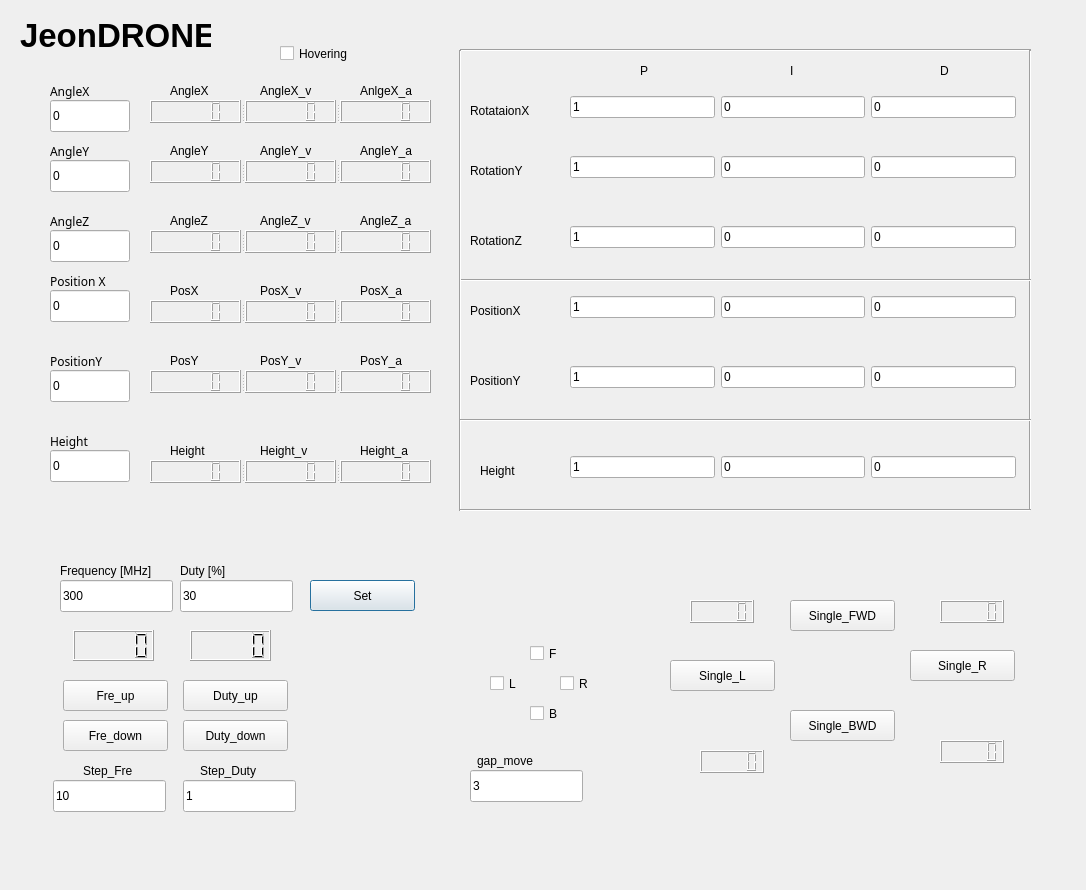
<?xml version="1.0" encoding="UTF-8"?>
<ui version="4.0">
 <class>Dialog</class>
 <widget class="QDialog" name="Dialog">
  <property name="geometry">
   <rect>
    <x>0</x>
    <y>0</y>
    <width>1086</width>
    <height>890</height>
   </rect>
  </property>
  <property name="font">
   <font>
    <weight>50</weight>
    <bold>false</bold>
   </font>
  </property>
  <property name="windowTitle">
   <string>Dialog</string>
  </property>
  <widget class="QPushButton" name="Set_button">
   <property name="geometry">
    <rect>
     <x>310</x>
     <y>580</y>
     <width>105</width>
     <height>31</height>
    </rect>
   </property>
   <property name="text">
    <string>Set</string>
   </property>
  </widget>
  <widget class="QPushButton" name="Duty_high">
   <property name="geometry">
    <rect>
     <x>183</x>
     <y>680</y>
     <width>105</width>
     <height>31</height>
    </rect>
   </property>
   <property name="text">
    <string>Duty_up</string>
   </property>
  </widget>
  <widget class="QPushButton" name="Fre_high">
   <property name="geometry">
    <rect>
     <x>63</x>
     <y>680</y>
     <width>105</width>
     <height>31</height>
    </rect>
   </property>
   <property name="text">
    <string>Fre_up</string>
   </property>
  </widget>
  <widget class="QPushButton" name="Fre_low">
   <property name="geometry">
    <rect>
     <x>63</x>
     <y>720</y>
     <width>105</width>
     <height>31</height>
    </rect>
   </property>
   <property name="text">
    <string>Fre_down</string>
   </property>
  </widget>
  <widget class="QPushButton" name="Duty_low">
   <property name="geometry">
    <rect>
     <x>183</x>
     <y>720</y>
     <width>105</width>
     <height>31</height>
    </rect>
   </property>
   <property name="text">
    <string>Duty_down</string>
   </property>
  </widget>
  <widget class="QLineEdit" name="Frequency_text">
   <property name="geometry">
    <rect>
     <x>60</x>
     <y>580</y>
     <width>113</width>
     <height>32</height>
    </rect>
   </property>
   <property name="text">
    <string>300</string>
   </property>
  </widget>
  <widget class="QLineEdit" name="Duty_text">
   <property name="geometry">
    <rect>
     <x>180</x>
     <y>580</y>
     <width>113</width>
     <height>32</height>
    </rect>
   </property>
   <property name="text">
    <string>30</string>
   </property>
  </widget>
  <widget class="QLabel" name="Fre_label">
   <property name="geometry">
    <rect>
     <x>60</x>
     <y>560</y>
     <width>131</width>
     <height>22</height>
    </rect>
   </property>
   <property name="text">
    <string>Frequency [MHz]</string>
   </property>
  </widget>
  <widget class="QLabel" name="Duty_label">
   <property name="geometry">
    <rect>
     <x>180</x>
     <y>560</y>
     <width>68</width>
     <height>22</height>
    </rect>
   </property>
   <property name="text">
    <string>Duty [%]</string>
   </property>
  </widget>
  <widget class="QSplitter" name="AngleY_split">
   <property name="geometry">
    <rect>
     <x>150</x>
     <y>160</y>
     <width>281</width>
     <height>23</height>
    </rect>
   </property>
   <property name="orientation">
    <enum>Qt::Horizontal</enum>
   </property>
   <widget class="QLCDNumber" name="AngleY_LCD"/>
   <widget class="QLCDNumber" name="AngleY_v_LCD"/>
   <widget class="QLCDNumber" name="AngleY_a_LCD"/>
  </widget>
  <widget class="QSplitter" name="AngleZ_split">
   <property name="geometry">
    <rect>
     <x>150</x>
     <y>230</y>
     <width>281</width>
     <height>23</height>
    </rect>
   </property>
   <property name="orientation">
    <enum>Qt::Horizontal</enum>
   </property>
   <widget class="QLCDNumber" name="AngleZ_LCD"/>
   <widget class="QLCDNumber" name="AngleZ_v_LCD"/>
   <widget class="QLCDNumber" name="AngleZ_a_LCD"/>
  </widget>
  <widget class="QPushButton" name="Single_R">
   <property name="geometry">
    <rect>
     <x>910</x>
     <y>650</y>
     <width>105</width>
     <height>31</height>
    </rect>
   </property>
   <property name="text">
    <string>Single_R</string>
   </property>
  </widget>
  <widget class="QPushButton" name="Single_L">
   <property name="geometry">
    <rect>
     <x>670</x>
     <y>660</y>
     <width>105</width>
     <height>31</height>
    </rect>
   </property>
   <property name="text">
    <string>Single_L</string>
   </property>
  </widget>
  <widget class="QPushButton" name="Single_BWD">
   <property name="geometry">
    <rect>
     <x>790</x>
     <y>710</y>
     <width>105</width>
     <height>31</height>
    </rect>
   </property>
   <property name="text">
    <string>Single_BWD</string>
   </property>
  </widget>
  <widget class="QPushButton" name="Single_FWD">
   <property name="geometry">
    <rect>
     <x>790</x>
     <y>600</y>
     <width>105</width>
     <height>31</height>
    </rect>
   </property>
   <property name="text">
    <string>Single_FWD</string>
   </property>
  </widget>
  <widget class="QWidget" name="layoutWidget">
   <property name="geometry">
    <rect>
     <x>570</x>
     <y>90</y>
     <width>446</width>
     <height>34</height>
    </rect>
   </property>
   <layout class="QHBoxLayout" name="RotationX_layout">
    <item>
     <widget class="QLineEdit" name="GLXP">
      <property name="text">
       <string>1</string>
      </property>
     </widget>
    </item>
    <item>
     <widget class="QLineEdit" name="GLXI">
      <property name="text">
       <string>0</string>
      </property>
     </widget>
    </item>
    <item>
     <widget class="QLineEdit" name="GLXD">
      <property name="text">
       <string>0</string>
      </property>
     </widget>
    </item>
   </layout>
  </widget>
  <widget class="QWidget" name="layoutWidget_2">
   <property name="geometry">
    <rect>
     <x>570</x>
     <y>150</y>
     <width>446</width>
     <height>34</height>
    </rect>
   </property>
   <layout class="QHBoxLayout" name="RotationY_layout">
    <item>
     <widget class="QLineEdit" name="GLYP">
      <property name="text">
       <string>1</string>
      </property>
     </widget>
    </item>
    <item>
     <widget class="QLineEdit" name="GLYI">
      <property name="text">
       <string>0</string>
      </property>
     </widget>
    </item>
    <item>
     <widget class="QLineEdit" name="GLYD">
      <property name="text">
       <string>0</string>
      </property>
     </widget>
    </item>
   </layout>
  </widget>
  <widget class="QLabel" name="P_label">
   <property name="geometry">
    <rect>
     <x>640</x>
     <y>60</y>
     <width>31</width>
     <height>22</height>
    </rect>
   </property>
   <property name="text">
    <string>P</string>
   </property>
  </widget>
  <widget class="QLabel" name="I_label">
   <property name="geometry">
    <rect>
     <x>790</x>
     <y>60</y>
     <width>31</width>
     <height>22</height>
    </rect>
   </property>
   <property name="text">
    <string>I</string>
   </property>
  </widget>
  <widget class="QLabel" name="D_label">
   <property name="geometry">
    <rect>
     <x>940</x>
     <y>60</y>
     <width>31</width>
     <height>22</height>
    </rect>
   </property>
   <property name="text">
    <string>D</string>
   </property>
  </widget>
  <widget class="Line" name="line">
   <property name="geometry">
    <rect>
     <x>460</x>
     <y>40</y>
     <width>571</width>
     <height>20</height>
    </rect>
   </property>
   <property name="orientation">
    <enum>Qt::Horizontal</enum>
   </property>
  </widget>
  <widget class="Line" name="line_2">
   <property name="geometry">
    <rect>
     <x>1020</x>
     <y>50</y>
     <width>20</width>
     <height>461</height>
    </rect>
   </property>
   <property name="orientation">
    <enum>Qt::Vertical</enum>
   </property>
  </widget>
  <widget class="QLabel" name="Gain_RotationX_label">
   <property name="geometry">
    <rect>
     <x>470</x>
     <y>100</y>
     <width>80</width>
     <height>22</height>
    </rect>
   </property>
   <property name="text">
    <string>RotataionX</string>
   </property>
  </widget>
  <widget class="QLabel" name="Gain_RotationY_label">
   <property name="geometry">
    <rect>
     <x>470</x>
     <y>160</y>
     <width>80</width>
     <height>22</height>
    </rect>
   </property>
   <property name="text">
    <string>RotationY</string>
   </property>
  </widget>
  <widget class="QLabel" name="Gain_RotationZ_label">
   <property name="geometry">
    <rect>
     <x>470</x>
     <y>230</y>
     <width>80</width>
     <height>22</height>
    </rect>
   </property>
   <property name="text">
    <string>RotationZ</string>
   </property>
  </widget>
  <widget class="Line" name="line_3">
   <property name="geometry">
    <rect>
     <x>460</x>
     <y>270</y>
     <width>571</width>
     <height>20</height>
    </rect>
   </property>
   <property name="orientation">
    <enum>Qt::Horizontal</enum>
   </property>
  </widget>
  <widget class="Line" name="line_4">
   <property name="geometry">
    <rect>
     <x>450</x>
     <y>50</y>
     <width>20</width>
     <height>461</height>
    </rect>
   </property>
   <property name="orientation">
    <enum>Qt::Vertical</enum>
   </property>
  </widget>
  <widget class="QLCDNumber" name="Duty_FL_LCD">
   <property name="geometry">
    <rect>
     <x>690</x>
     <y>600</y>
     <width>64</width>
     <height>23</height>
    </rect>
   </property>
  </widget>
  <widget class="QLCDNumber" name="Duty_FR_LCD">
   <property name="geometry">
    <rect>
     <x>940</x>
     <y>600</y>
     <width>64</width>
     <height>23</height>
    </rect>
   </property>
  </widget>
  <widget class="QLCDNumber" name="Duty_BL_LCD">
   <property name="geometry">
    <rect>
     <x>700</x>
     <y>750</y>
     <width>64</width>
     <height>23</height>
    </rect>
   </property>
  </widget>
  <widget class="QLCDNumber" name="Duty_BR_LCD">
   <property name="geometry">
    <rect>
     <x>940</x>
     <y>740</y>
     <width>64</width>
     <height>23</height>
    </rect>
   </property>
  </widget>
  <widget class="QLabel" name="Title">
   <property name="geometry">
    <rect>
     <x>20</x>
     <y>10</y>
     <width>191</width>
     <height>51</height>
    </rect>
   </property>
   <property name="font">
    <font>
     <pointsize>25</pointsize>
     <weight>75</weight>
     <bold>true</bold>
    </font>
   </property>
   <property name="text">
    <string>JeonDRONE</string>
   </property>
  </widget>
  <widget class="QLineEdit" name="Fre_Step_text">
   <property name="geometry">
    <rect>
     <x>53</x>
     <y>780</y>
     <width>113</width>
     <height>32</height>
    </rect>
   </property>
   <property name="text">
    <string>10</string>
   </property>
  </widget>
  <widget class="QLineEdit" name="Duty_Step_text">
   <property name="geometry">
    <rect>
     <x>183</x>
     <y>780</y>
     <width>113</width>
     <height>32</height>
    </rect>
   </property>
   <property name="text">
    <string>1</string>
   </property>
  </widget>
  <widget class="QLineEdit" name="Move_Step_text">
   <property name="geometry">
    <rect>
     <x>470</x>
     <y>770</y>
     <width>113</width>
     <height>32</height>
    </rect>
   </property>
   <property name="text">
    <string>3</string>
   </property>
  </widget>
  <widget class="QLabel" name="Step_Fre">
   <property name="geometry">
    <rect>
     <x>83</x>
     <y>760</y>
     <width>68</width>
     <height>22</height>
    </rect>
   </property>
   <property name="text">
    <string>Step_Fre</string>
   </property>
  </widget>
  <widget class="QLabel" name="Step_Duty">
   <property name="geometry">
    <rect>
     <x>200</x>
     <y>760</y>
     <width>81</width>
     <height>22</height>
    </rect>
   </property>
   <property name="text">
    <string>Step_Duty</string>
   </property>
  </widget>
  <widget class="QLabel" name="Gap_Move">
   <property name="geometry">
    <rect>
     <x>477</x>
     <y>750</y>
     <width>91</width>
     <height>22</height>
    </rect>
   </property>
   <property name="text">
    <string>gap_move</string>
   </property>
  </widget>
  <widget class="QLabel" name="AngleY_label">
   <property name="geometry">
    <rect>
     <x>170</x>
     <y>140</y>
     <width>51</width>
     <height>22</height>
    </rect>
   </property>
   <property name="text">
    <string>AngleY</string>
   </property>
  </widget>
  <widget class="QLabel" name="AngleX_label">
   <property name="geometry">
    <rect>
     <x>170</x>
     <y>80</y>
     <width>81</width>
     <height>22</height>
    </rect>
   </property>
   <property name="text">
    <string>AngleX</string>
   </property>
  </widget>
  <widget class="QLabel" name="AngleZ_label">
   <property name="geometry">
    <rect>
     <x>170</x>
     <y>210</y>
     <width>61</width>
     <height>22</height>
    </rect>
   </property>
   <property name="text">
    <string>AngleZ</string>
   </property>
  </widget>
  <widget class="QLabel" name="AngleX_v_label">
   <property name="geometry">
    <rect>
     <x>260</x>
     <y>80</y>
     <width>81</width>
     <height>22</height>
    </rect>
   </property>
   <property name="text">
    <string>AngleX_v</string>
   </property>
  </widget>
  <widget class="QLabel" name="AngleX_a_label">
   <property name="geometry">
    <rect>
     <x>360</x>
     <y>80</y>
     <width>81</width>
     <height>22</height>
    </rect>
   </property>
   <property name="text">
    <string>AnlgeX_a</string>
   </property>
  </widget>
  <widget class="QLabel" name="AngleY_v_label">
   <property name="geometry">
    <rect>
     <x>260</x>
     <y>140</y>
     <width>71</width>
     <height>22</height>
    </rect>
   </property>
   <property name="text">
    <string>AngleY_v</string>
   </property>
  </widget>
  <widget class="QLabel" name="AngleY_a_label">
   <property name="geometry">
    <rect>
     <x>360</x>
     <y>140</y>
     <width>71</width>
     <height>22</height>
    </rect>
   </property>
   <property name="text">
    <string>AngleY_a</string>
   </property>
  </widget>
  <widget class="QLabel" name="AngleZ_v_label">
   <property name="geometry">
    <rect>
     <x>260</x>
     <y>210</y>
     <width>81</width>
     <height>22</height>
    </rect>
   </property>
   <property name="text">
    <string>AngleZ_v</string>
   </property>
  </widget>
  <widget class="QLabel" name="AngleZ_a_label">
   <property name="geometry">
    <rect>
     <x>360</x>
     <y>210</y>
     <width>71</width>
     <height>22</height>
    </rect>
   </property>
   <property name="text">
    <string>AngleZ_a</string>
   </property>
  </widget>
  <widget class="QSplitter" name="AngleX_split">
   <property name="geometry">
    <rect>
     <x>150</x>
     <y>100</y>
     <width>281</width>
     <height>23</height>
    </rect>
   </property>
   <property name="orientation">
    <enum>Qt::Horizontal</enum>
   </property>
   <widget class="QLCDNumber" name="AngleX_LCD"/>
   <widget class="QLCDNumber" name="AngleX_v_LCD"/>
   <widget class="QLCDNumber" name="AngleX_a_LCD"/>
  </widget>
  <widget class="QWidget" name="layoutWidget">
   <property name="geometry">
    <rect>
     <x>570</x>
     <y>220</y>
     <width>446</width>
     <height>34</height>
    </rect>
   </property>
   <layout class="QHBoxLayout" name="RatationZ_layout">
    <item>
     <widget class="QLineEdit" name="GLZP">
      <property name="text">
       <string>1</string>
      </property>
     </widget>
    </item>
    <item>
     <widget class="QLineEdit" name="GLZI">
      <property name="text">
       <string>0</string>
      </property>
     </widget>
    </item>
    <item>
     <widget class="QLineEdit" name="GLZD">
      <property name="text">
       <string>0</string>
      </property>
     </widget>
    </item>
   </layout>
  </widget>
  <widget class="QCheckBox" name="L_check">
   <property name="geometry">
    <rect>
     <x>490</x>
     <y>670</y>
     <width>101</width>
     <height>27</height>
    </rect>
   </property>
   <property name="text">
    <string>L</string>
   </property>
  </widget>
  <widget class="QCheckBox" name="F_check">
   <property name="geometry">
    <rect>
     <x>530</x>
     <y>640</y>
     <width>101</width>
     <height>27</height>
    </rect>
   </property>
   <property name="text">
    <string>F</string>
   </property>
  </widget>
  <widget class="QLCDNumber" name="Freuqency_LCD">
   <property name="geometry">
    <rect>
     <x>73</x>
     <y>630</y>
     <width>81</width>
     <height>31</height>
    </rect>
   </property>
   <property name="font">
    <font>
     <pointsize>15</pointsize>
    </font>
   </property>
  </widget>
  <widget class="QLCDNumber" name="Duty_LCD">
   <property name="geometry">
    <rect>
     <x>190</x>
     <y>630</y>
     <width>81</width>
     <height>31</height>
    </rect>
   </property>
   <property name="font">
    <font>
     <pointsize>15</pointsize>
    </font>
   </property>
  </widget>
  <widget class="QCheckBox" name="R_check">
   <property name="geometry">
    <rect>
     <x>560</x>
     <y>670</y>
     <width>101</width>
     <height>27</height>
    </rect>
   </property>
   <property name="text">
    <string>R</string>
   </property>
  </widget>
  <widget class="QCheckBox" name="B_check">
   <property name="geometry">
    <rect>
     <x>530</x>
     <y>700</y>
     <width>101</width>
     <height>27</height>
    </rect>
   </property>
   <property name="text">
    <string>B</string>
   </property>
  </widget>
  <widget class="QLineEdit" name="AngleX_target">
   <property name="geometry">
    <rect>
     <x>50</x>
     <y>100</y>
     <width>80</width>
     <height>32</height>
    </rect>
   </property>
   <property name="text">
    <string>0</string>
   </property>
  </widget>
  <widget class="QLabel" name="AngleX_tar_label">
   <property name="geometry">
    <rect>
     <x>50</x>
     <y>80</y>
     <width>80</width>
     <height>22</height>
    </rect>
   </property>
   <property name="font">
    <font>
     <family>PibotoLt</family>
    </font>
   </property>
   <property name="text">
    <string>AngleX</string>
   </property>
  </widget>
  <widget class="QLabel" name="PosY_v_label">
   <property name="geometry">
    <rect>
     <x>260</x>
     <y>350</y>
     <width>81</width>
     <height>22</height>
    </rect>
   </property>
   <property name="text">
    <string>PosY_v</string>
   </property>
  </widget>
  <widget class="QLabel" name="Gain_PosX_label">
   <property name="geometry">
    <rect>
     <x>470</x>
     <y>300</y>
     <width>80</width>
     <height>22</height>
    </rect>
   </property>
   <property name="text">
    <string>PositionX</string>
   </property>
  </widget>
  <widget class="QLabel" name="PosY_a_label">
   <property name="geometry">
    <rect>
     <x>360</x>
     <y>350</y>
     <width>71</width>
     <height>22</height>
    </rect>
   </property>
   <property name="text">
    <string>PosY_a</string>
   </property>
  </widget>
  <widget class="QLabel" name="PosX_a_label">
   <property name="geometry">
    <rect>
     <x>360</x>
     <y>280</y>
     <width>71</width>
     <height>22</height>
    </rect>
   </property>
   <property name="text">
    <string>PosX_a</string>
   </property>
  </widget>
  <widget class="QSplitter" name="PosX_split">
   <property name="geometry">
    <rect>
     <x>150</x>
     <y>300</y>
     <width>281</width>
     <height>23</height>
    </rect>
   </property>
   <property name="orientation">
    <enum>Qt::Horizontal</enum>
   </property>
   <widget class="QLCDNumber" name="PosX_LCD"/>
   <widget class="QLCDNumber" name="PosX_v_LCD"/>
   <widget class="QLCDNumber" name="PosX_a_LCD"/>
  </widget>
  <widget class="QLabel" name="PosX_v_label">
   <property name="geometry">
    <rect>
     <x>260</x>
     <y>280</y>
     <width>71</width>
     <height>22</height>
    </rect>
   </property>
   <property name="text">
    <string>PosX_v</string>
   </property>
  </widget>
  <widget class="QLabel" name="PosY_label">
   <property name="geometry">
    <rect>
     <x>170</x>
     <y>350</y>
     <width>61</width>
     <height>22</height>
    </rect>
   </property>
   <property name="text">
    <string>PosY</string>
   </property>
  </widget>
  <widget class="Line" name="line_7">
   <property name="geometry">
    <rect>
     <x>460</x>
     <y>410</y>
     <width>571</width>
     <height>20</height>
    </rect>
   </property>
   <property name="orientation">
    <enum>Qt::Horizontal</enum>
   </property>
  </widget>
  <widget class="QLabel" name="PosX_label">
   <property name="geometry">
    <rect>
     <x>170</x>
     <y>280</y>
     <width>51</width>
     <height>22</height>
    </rect>
   </property>
   <property name="text">
    <string>PosX</string>
   </property>
  </widget>
  <widget class="QLabel" name="Gain_PosY_label">
   <property name="geometry">
    <rect>
     <x>470</x>
     <y>370</y>
     <width>80</width>
     <height>22</height>
    </rect>
   </property>
   <property name="text">
    <string>PositionY</string>
   </property>
  </widget>
  <widget class="QSplitter" name="PosY_split">
   <property name="geometry">
    <rect>
     <x>150</x>
     <y>370</y>
     <width>281</width>
     <height>23</height>
    </rect>
   </property>
   <property name="orientation">
    <enum>Qt::Horizontal</enum>
   </property>
   <widget class="QLCDNumber" name="PosY_LCD"/>
   <widget class="QLCDNumber" name="PosY_v_LCD"/>
   <widget class="QLCDNumber" name="PosY_a_LCD"/>
  </widget>
  <widget class="QWidget" name="layoutWidget_3">
   <property name="geometry">
    <rect>
     <x>570</x>
     <y>290</y>
     <width>446</width>
     <height>34</height>
    </rect>
   </property>
   <layout class="QHBoxLayout" name="PosX_layout">
    <item>
     <widget class="QLineEdit" name="GVXP">
      <property name="text">
       <string>1</string>
      </property>
     </widget>
    </item>
    <item>
     <widget class="QLineEdit" name="GVXI">
      <property name="text">
       <string>0</string>
      </property>
     </widget>
    </item>
    <item>
     <widget class="QLineEdit" name="GVXD">
      <property name="text">
       <string>0</string>
      </property>
     </widget>
    </item>
   </layout>
  </widget>
  <widget class="QWidget" name="layoutWidget_4">
   <property name="geometry">
    <rect>
     <x>570</x>
     <y>360</y>
     <width>446</width>
     <height>34</height>
    </rect>
   </property>
   <layout class="QHBoxLayout" name="PosY_layout">
    <item>
     <widget class="QLineEdit" name="GVYP">
      <property name="text">
       <string>1</string>
      </property>
     </widget>
    </item>
    <item>
     <widget class="QLineEdit" name="GVYI">
      <property name="text">
       <string>0</string>
      </property>
     </widget>
    </item>
    <item>
     <widget class="QLineEdit" name="GVYD">
      <property name="text">
       <string>0</string>
      </property>
     </widget>
    </item>
   </layout>
  </widget>
  <widget class="QLabel" name="Gain_Height_label">
   <property name="geometry">
    <rect>
     <x>480</x>
     <y>460</y>
     <width>51</width>
     <height>22</height>
    </rect>
   </property>
   <property name="text">
    <string>Height</string>
   </property>
  </widget>
  <widget class="QLabel" name="Height_a_label">
   <property name="geometry">
    <rect>
     <x>360</x>
     <y>440</y>
     <width>71</width>
     <height>22</height>
    </rect>
   </property>
   <property name="text">
    <string>Height_a</string>
   </property>
  </widget>
  <widget class="QSplitter" name="Height_split">
   <property name="geometry">
    <rect>
     <x>150</x>
     <y>460</y>
     <width>281</width>
     <height>23</height>
    </rect>
   </property>
   <property name="orientation">
    <enum>Qt::Horizontal</enum>
   </property>
   <widget class="QLCDNumber" name="Height_LCD"/>
   <widget class="QLCDNumber" name="Height_v_LCD"/>
   <widget class="QLCDNumber" name="Height_a_LCD"/>
  </widget>
  <widget class="QLabel" name="Height_label">
   <property name="geometry">
    <rect>
     <x>170</x>
     <y>440</y>
     <width>51</width>
     <height>22</height>
    </rect>
   </property>
   <property name="text">
    <string>Height</string>
   </property>
  </widget>
  <widget class="QWidget" name="layoutWidget_5">
   <property name="geometry">
    <rect>
     <x>570</x>
     <y>450</y>
     <width>446</width>
     <height>34</height>
    </rect>
   </property>
   <layout class="QHBoxLayout" name="Height_layout">
    <item>
     <widget class="QLineEdit" name="GHP">
      <property name="text">
       <string>1</string>
      </property>
     </widget>
    </item>
    <item>
     <widget class="QLineEdit" name="GHI">
      <property name="text">
       <string>0</string>
      </property>
     </widget>
    </item>
    <item>
     <widget class="QLineEdit" name="GHD">
      <property name="text">
       <string>0</string>
      </property>
     </widget>
    </item>
   </layout>
  </widget>
  <widget class="QLabel" name="Height_v_label">
   <property name="geometry">
    <rect>
     <x>260</x>
     <y>440</y>
     <width>71</width>
     <height>22</height>
    </rect>
   </property>
   <property name="text">
    <string>Height_v</string>
   </property>
  </widget>
  <widget class="Line" name="line_10">
   <property name="geometry">
    <rect>
     <x>460</x>
     <y>500</y>
     <width>571</width>
     <height>20</height>
    </rect>
   </property>
   <property name="orientation">
    <enum>Qt::Horizontal</enum>
   </property>
  </widget>
  <widget class="QLabel" name="AngleY_tar_label">
   <property name="geometry">
    <rect>
     <x>50</x>
     <y>140</y>
     <width>80</width>
     <height>22</height>
    </rect>
   </property>
   <property name="font">
    <font>
     <family>PibotoLt</family>
    </font>
   </property>
   <property name="text">
    <string>AngleY</string>
   </property>
  </widget>
  <widget class="QLineEdit" name="AngleY_target">
   <property name="geometry">
    <rect>
     <x>50</x>
     <y>160</y>
     <width>80</width>
     <height>32</height>
    </rect>
   </property>
   <property name="text">
    <string>0</string>
   </property>
  </widget>
  <widget class="QLineEdit" name="PosX_target">
   <property name="geometry">
    <rect>
     <x>50</x>
     <y>290</y>
     <width>80</width>
     <height>32</height>
    </rect>
   </property>
   <property name="text">
    <string>0</string>
   </property>
  </widget>
  <widget class="QLabel" name="AngleZ_tar_label">
   <property name="geometry">
    <rect>
     <x>50</x>
     <y>210</y>
     <width>80</width>
     <height>22</height>
    </rect>
   </property>
   <property name="font">
    <font>
     <family>PibotoLt</family>
    </font>
   </property>
   <property name="text">
    <string>AngleZ</string>
   </property>
  </widget>
  <widget class="QLineEdit" name="AngleZ_target">
   <property name="geometry">
    <rect>
     <x>50</x>
     <y>230</y>
     <width>80</width>
     <height>32</height>
    </rect>
   </property>
   <property name="text">
    <string>0</string>
   </property>
  </widget>
  <widget class="QLabel" name="PosX_tar_label">
   <property name="geometry">
    <rect>
     <x>50</x>
     <y>270</y>
     <width>80</width>
     <height>22</height>
    </rect>
   </property>
   <property name="font">
    <font>
     <family>PibotoLt</family>
    </font>
   </property>
   <property name="text">
    <string>Position X</string>
   </property>
  </widget>
  <widget class="QLabel" name="PosY_tar_label">
   <property name="geometry">
    <rect>
     <x>50</x>
     <y>350</y>
     <width>80</width>
     <height>22</height>
    </rect>
   </property>
   <property name="font">
    <font>
     <family>PibotoLt</family>
    </font>
   </property>
   <property name="text">
    <string>PositionY</string>
   </property>
  </widget>
  <widget class="QLineEdit" name="PosY_target">
   <property name="geometry">
    <rect>
     <x>50</x>
     <y>370</y>
     <width>80</width>
     <height>32</height>
    </rect>
   </property>
   <property name="text">
    <string>0</string>
   </property>
  </widget>
  <widget class="QLineEdit" name="Height_target">
   <property name="geometry">
    <rect>
     <x>50</x>
     <y>450</y>
     <width>80</width>
     <height>32</height>
    </rect>
   </property>
   <property name="text">
    <string>0</string>
   </property>
  </widget>
  <widget class="QLabel" name="Height_tar_label">
   <property name="geometry">
    <rect>
     <x>50</x>
     <y>430</y>
     <width>80</width>
     <height>22</height>
    </rect>
   </property>
   <property name="font">
    <font>
     <family>PibotoLt</family>
    </font>
   </property>
   <property name="text">
    <string>Height</string>
   </property>
  </widget>
  <widget class="QCheckBox" name="Hovering_check">
   <property name="geometry">
    <rect>
     <x>280</x>
     <y>40</y>
     <width>101</width>
     <height>27</height>
    </rect>
   </property>
   <property name="text">
    <string>Hovering</string>
   </property>
  </widget>
 </widget>
 <resources/>
 <connections/>
</ui>
